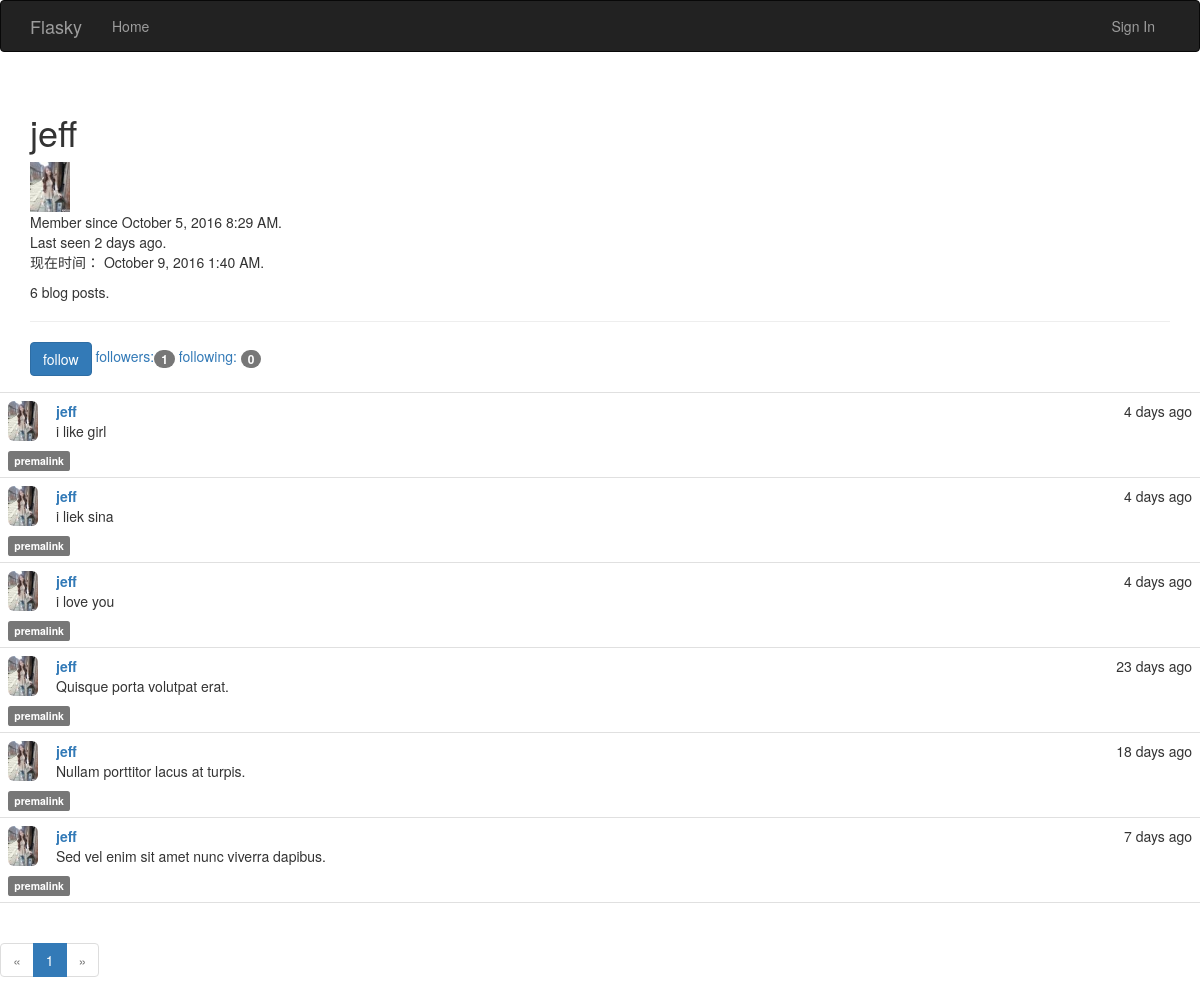
The page /user/jeff on the database its author committed.
### app/models.py (models this page shows, shortened)
class User(db.Model,UserMixin):
    __tablename__ = 'users'
    id = db.Column(db.Integer, primary_key=True)
    email=db.Column(db.String(64),unique=True,index=True)
    username = db.Column(db.String(64), unique=True, index=True)
    name=db.Column(db.String(64))
    location=db.Column(db.String(64))
    about_me=db.Column(db.Text())
    member_since=db.Column(db.DateTime(),default=datetime.utcnow)
    last_seen=db.Column(db.DateTime(),default=datetime.utcnow)
    password_hash=db.Column(db.String(128))
    role_id = db.Column(db.Integer, db.ForeignKey('roles.id'))
    confirmed = db.Column(db.Boolean, default=False)
    upload_picture=db.Column(db.Boolean,default=False)
    posts=db.relationship('Post',backref='author',lazy='dynamic')
    followed = db.relationship('Follow',
        foreign_keys=[Follow.follower_id],
        backref=db.backref('follower', lazy='joined'),
        lazy='dynamic',
        cascade='all, delete-orphan')
    followers = db.relationship('Follow',
        foreign_keys=[Follow.followed_id],
        backref=db.backref('followed', lazy='joined'),
        lazy='dynamic',
        cascade='all, delete-orphan')
    def picture_url(self):
        if os.path.isfile('app\\static\\picture\\{}.jpg'.format(self.username)):
            return url_for('static',filename='picture/{}.jpg'.format(self.username),_external=True)
        return url_for('static',filename='picture/{}.jpg'.format('default'),_external=True)
    @property
    def password(self):
        raise AttributeError('password not readable')

class Post(db.Model):
    __tablename__='posts'
    id=db.Column(db.Integer,primary_key=True)
    body_html=db.Column(db.Text)
    body=db.Column(db.Text)
    timestamp=db.Column(db.DateTime,default=datetime.utcnow)
    author_id=db.Column(db.Integer,db.ForeignKey('users.id'))

### app/main/views.py (the view)
@main.route('/user/<username>')
def profile(username):
    u=User.query.filter_by(username=username).first()
    if u is None:
        abort(404)
    page = request.args.get('page', 1, type=int)
    pagination = u.posts.paginate(
    page, per_page=current_app.config['FLASKY_POSTS_PER_PAGE'],
        error_out=False)
    posts = pagination.items
    if u.upload_picture:
        filename=u.username
    else:
        filename='default'
    return render_template('user.html',user=u,utctime=datetime.utcnow(),posts=posts,filename=filename,pagination=pagination)

### app/auth/__init__.py (called while the page is built)
@auth.before_app_request
def before_request():
    if current_user.is_authenticated:
        current_user.ping()
    if current_user.is_authenticated and not current_user.confirmed and request.endpoint[:5]!='auth.':
        return redirect(url_for('auth.unconfirm',username=current_user.username))

### app/main/__init__.py (called while the page is built)
@main.app_context_processor
def inject_permissions():
    return dict(Permission=Permission)

### app/models.py (called while the page is built)
    def can(self, permissions):
        return False

    def is_administrator(self):
        return False

### app/templates/user.html (shortened to what this page needs)
{% extends 'base.html' %}
{% import '_macros.html' as macros %}
{% block page_content -%}
<div class="page-header">
<h1>{{ user.username }}</h1>
    <img src="{{ url_for('static',filename='picture/{}.jpg'.format(filename)) }}" width="40px" height="50px"/>
<p>
Member since {{ moment(user.member_since).format('LLL') }}.
    <br>
Last seen {{ moment(user.last_seen).fromNow() }}.
    <br>
现在时间： {{ moment(utctime).format('LLL') }}.
</p>
<p>{{ user.posts.count() }} blog posts.</p>
</div>
{% if user!=current_user %}
{% if current_user.can(Permission.FOLLOW) and current_user.is_following(user) %}
<a href="{{ url_for('main.unfollow',username=user.username) }}" class="btn btn-default">
unfollow
    </a>
{% else %}
<a href="{{ url_for('main.follow',username=user.username) }}" class="btn btn-primary">
follow
    </a>
{% endif %}
{% endif %}
<a href="{{ url_for('main.followers',username=user.username) }}">followers:<span class="badge">{{ user.followers.count() }}</span></a>
<a href="{{ url_for('main.following',username=user.username) }}">following: <span class="badge">{{ user.followed.count() }}</span></a>
</div>
{% include '_post.html' %}
<div class="pagination",position="middle">
{{ macros.pagination_widget(pagination, 'main.profile',username=user.username) }}
</div>
{% endblock page_content -%}

### app/templates/base.html (shortened to what this page needs)
{% extends "bootstrap/base.html" %}
{% block head -%}
{{ super() }}
<link rel="stylesheet" type="text/css" href="{{ url_for('static',filename='style.css') }}">
{% endblock head -%}
{% block navbar %}
<div class="navbar navbar-inverse" role="navigation">
<div class="container">
<div class="navbar-header">
<a class="navbar-brand" href="/">Flasky</a>
</div>
<div class="navbar-collapse collapse">
<ul class="nav navbar-nav">
<li><a href="/">Home</a></li>
</ul>
<ul class="nav navbar-nav navbar-right">
{% if current_user.is_authenticated %}
<li><a href="{{ url_for('auth.logout') }}">Sign Out</a></li>
{% else %}
<li><a href="{{ url_for('auth.login') }}">Sign In</a></li>
{% endif %}
</ul>
</div>
</div>
</div>
{% endblock %}
{% block content %}
<div class="container">
{% block page_content %}
{% endblock %}
{% endblock %}

### app/templates/_macros.html
{% macro pagination_widget(pagination, endpoint) %}
<ul class="pagination">
<li {% if not pagination.has_prev %} class="disabled"{% endif %}>
<a href="{% if pagination.has_prev %}{{ url_for(endpoint,
page = pagination.page - 1, **kwargs) }}{% else %}#{% endif %}">
&laquo;
</a>
</li>
{% for p in pagination.iter_pages() %}
{% if p %}
{% if p == pagination.page %}
<li class="active">
<a href="{{ url_for(endpoint, page = p, **kwargs) }}">{{ p }}</a>
</li>
{% else %}
<li>
<a href="{{ url_for(endpoint, page = p, **kwargs) }}">{{ p }}</a>
</li>
{% endif %}
{% else %}
<li class="disabled"><a href="#">&hellip;</a></li>
{% endif %}
{% endfor %}
<li {% if not pagination.has_next %} class="disabled"{% endif %}>
<a href="{% if pagination.has_next %}{{ url_for(endpoint,
page = pagination.page + 1, **kwargs) }}{% else %}#{% endif %}">
&raquo;
</a>
</li>
</ul>
{% endmacro %}

### app/templates/_post.html (shortened to what this page needs)
<ul class="posts">
    {% for post in posts %}
    <li class="post">
        <div class="profile-thumbnail">
            <a href="{{ url_for('.profile', username=post.author.username) }}">
                <img class="img-rounded profile-thumbnail" src="{{ post.author.picture_url() }}" width="30" height="40"/>
            </a>
        </div>
        <div class="post-content">
        <div class="post-date">{{ moment(post.timestamp).fromNow() }}</div>
        <div class="post-author">
            <a href="{{ url_for('.profile', username=post.author.username) }}">
                {{ post.author.username }}
            </a>
        </div>
        <div class="post-body">
            {%- if post.body_html -%}
            {{ post.body_html|safe }}
            {%- else %}
            {{ post.body }}
            {%- endif %}
        </div>
        </div>
        <div class="post-footer">
            <a href="{{ url_for('.post',id=post.id) }}"><span class="label label-default">premalink</span></a>
        </div>
    </li>
    {% endfor %}
</ul>

### app/static/style.css (style rules this page uses)
.profile-thumbnail { position: absolute; }
ul.posts { list-style-type: none; padding: 0px; margin: 16px 0px 0px 0px; border-top: 1px solid #e0e0e0; }
ul.posts li.post { padding: 8px; border-bottom: 1px solid #e0e0e0; }
div.post-date { float: right; position: positive; }
div.post-author { font-weight: bold; position: positive; }
div.post-content { margin-left: 48px; min-height: 48px; }

### rows shown on the page
User: username "jeff", member_since "October 5, 2016 8:29 AM", last_seen "2 days ago"
Post: timestamp "4 days ago", author.username "jeff", body "i like girl"
Post: timestamp "4 days ago", author.username "jeff", body "i liek sina"
Post: timestamp "4 days ago", author.username "jeff", body "i love you"
Post: timestamp "23 days ago", author.username "jeff", body "Quisque porta volutpat erat."
Post: timestamp "18 days ago", author.username "jeff", body "Nullam porttitor lacus at turpis."
Post: timestamp "7 days ago", author.username "jeff", body "Sed vel enim sit amet nunc viverra dapibus."

### other values the page prints
{{ user.posts.count() }} "6"
{{ user.followers.count() }} "1"
{{ user.followed.count() }} "0"
{{ p }} "1"
